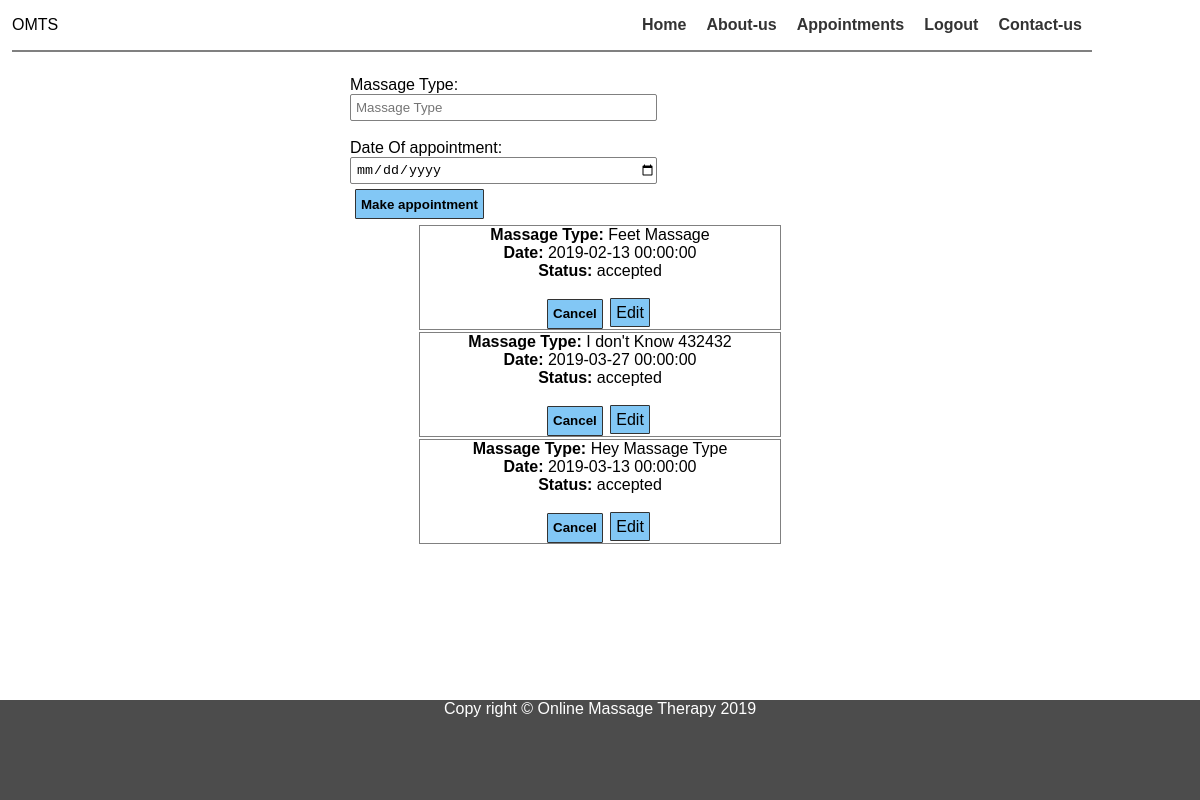
Page /appointment.php (signed in) on the committed database.
### tables this page shows
CREATE TABLE `appointment` (
  `id` bigint(20) NOT NULL,
  `user_id` bigint(20) NOT NULL,
  `massagetype` varchar(125) NOT NULL,
  `date` datetime NOT NULL,
  `status` varchar(125) NOT NULL
);

### appointment.php (the view, shortened to what this page needs)
<?php include "templates/header.php";
$user=$massageType=$date=$status=$actionMessage='';
?>
<div class="center">
<form action="<?php echo $_SERVER['PHP_SELF']?><?php if (isset($_GET['appointment'])) { echo "?appointment=".$_GET['appointment']; }?>" method="POST">
  <div class="form-controls">
  <label for="massage-type">Massage Type: </label> <br>
    <input type="text" class="text-input" name="massage-type" id="massage-type" placeholder="Massage Type" required value="<?php echo $massageType; ?>"> <br>
    <br>
    <label for="date">Date Of appointment: </label> <br>
    <input type="date" name="date" id="date" class="text-input" required value="<?php echo $date; ?>">
    <br>
    <button type="submit" name="appoint" value="rsvp">Make appointment</button>
  </div>
</form>
</div>
<div class="appointments">
<?php
      $sql = "SELECT * FROM appointment where user_id = '$_SESSION[user_id]'";
      $appointments = $connection->query($sql);
      if ($appointments) {
        if ($appointments->num_rows) {
           ?>
           <div>
           <ol>
            <?php
              while ($result = $appointments->fetch_assoc()) {
                ?>
                  <div class="card">
                    <div class="appoint">
                    <?php
                    echo "<b>Massage Type: </b>".$result['massagetype'];
                    echo "<br>";
                    echo "<b>Date: </b>".$result['date'];
                    echo "<br><b>Status: </b>".$result['status'];
                    ?>
                    <br>
                      <form action="<?php echo $_SERVER['PHP_SELF']; ?>" method="POST" class="inline">
                        <input type="hidden" name="appointment_id" value="<?php echo $result['id']; ?>"><br>
                      <button name="cancel" type="submit">Cancel</button></form>
                      <a class ="button" href="?appointment=<?php echo $result['id']; ?>" type="submit">Edit</a> <br>
                    ?></div>
                  </div> <br>
                <?php
              }
            ?>
           </ol>
           </div>
           <?php
        } else {
          echo " no appoint ments were made";
        }
      } else {
        echo "There was an error While getting Appointments ";
      }
    ?>
</div>
<br><br>
<?php include "templates/footer.php";
?>

### css/main.css (style rules this page uses)
* { margin: 0; padding: 0; }
html, body { height: 100%; font-family: Arial, Helvetica, sans-serif; }
.text-input { height: 25px; border-radius: 2px; border: 1px solid gray; min-width: 300px; padding-left: 5px; }
button { height: 30px; border-radius: 1px; border: 1px solid #333; margin: 1%; background-color: rgba(7, 144, 235, 0.5); font-weight: bold; }
.center { width: 500px; margin: auto; }

### templates/header.php (style rules this page uses)
* { margin: 0; padding: 0; }
html, body { height: 100%; font-family: Arial, Helvetica, sans-serif; }
.appointments { display: grid; text-align: center; grid-column-gap: 10px; grid-row-gap: 10px; }
.card { display: inline-block; width: 30%; border: 1px solid gray; grid-area: "card"; margin: 1px; }
.text-input { height: 25px; border-radius: 2px; border: 1px solid gray; min-width: 300px; padding-left: 5px; }
button, .button { height: 30px; border-radius: 1px; border: 1px solid #333; margin: 1%; background-color: rgba(7, 144, 235, 0.5); text-align: center; padding: 0 5px; }
.button { text-decoration: none; color: black; padding: 5px; }
.inline { display: inline-block; }
.center { width: 500px; margin: auto; }

### rows in the picture
appointment: massagetype "Feet Massage", date "2019-02-13 00:00:00", status "accepted"
appointment: massagetype "I don't Know 432432", date "2019-03-27 00:00:00", status "accepted"
appointment: massagetype "Hey Massage Type", date "2019-03-13 00:00:00", status "accepted"
